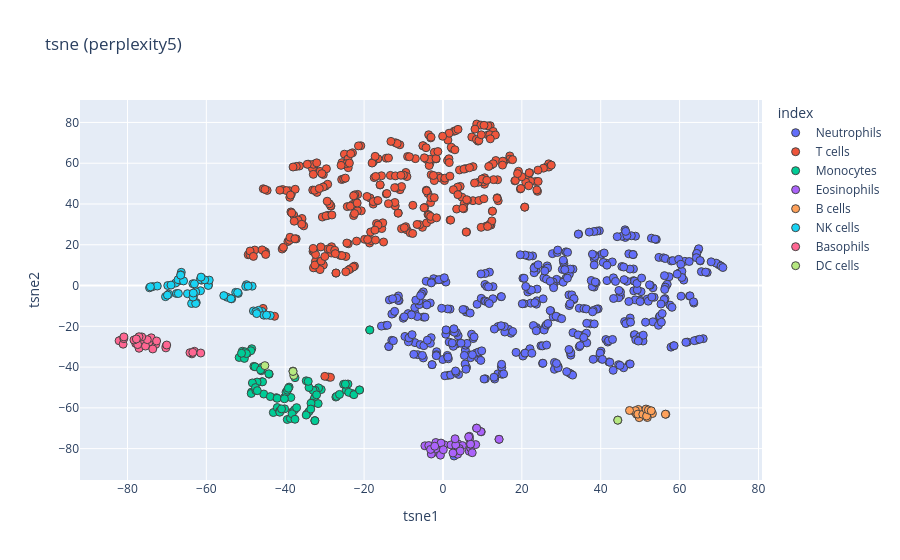
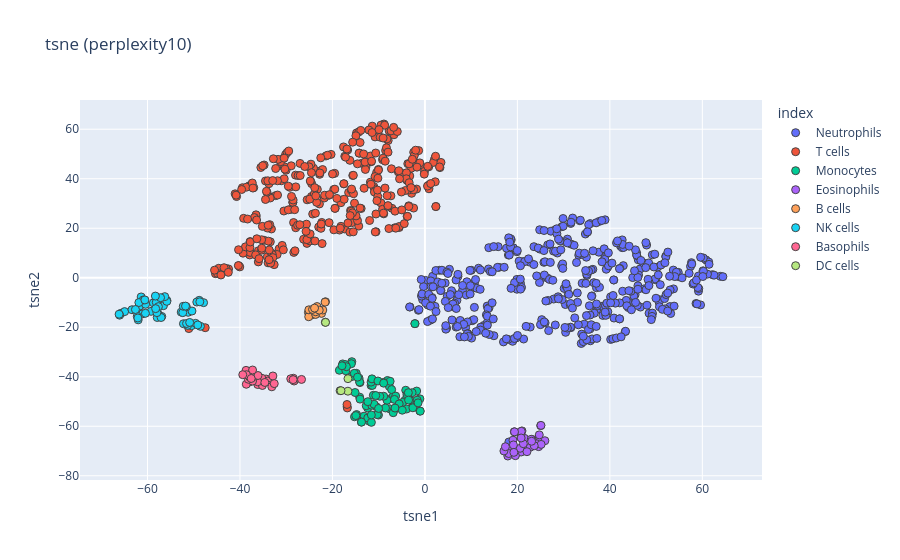
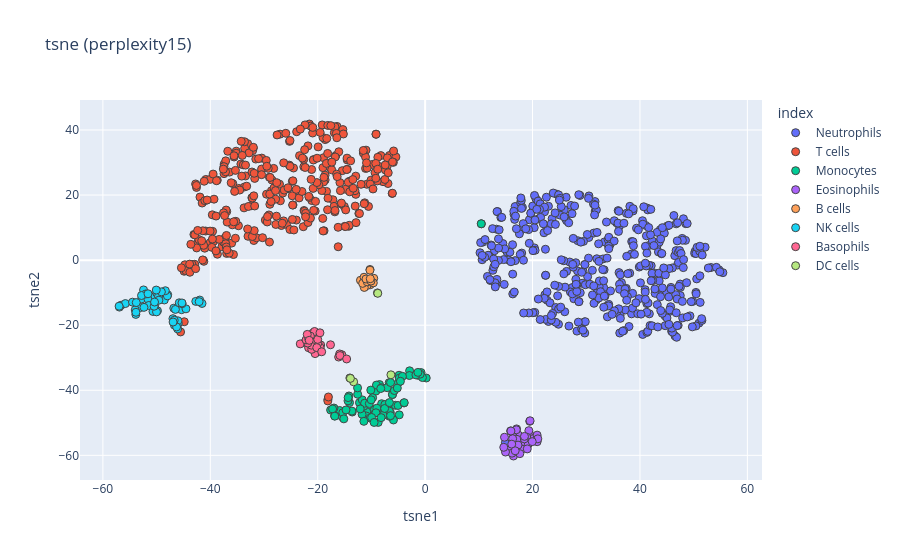
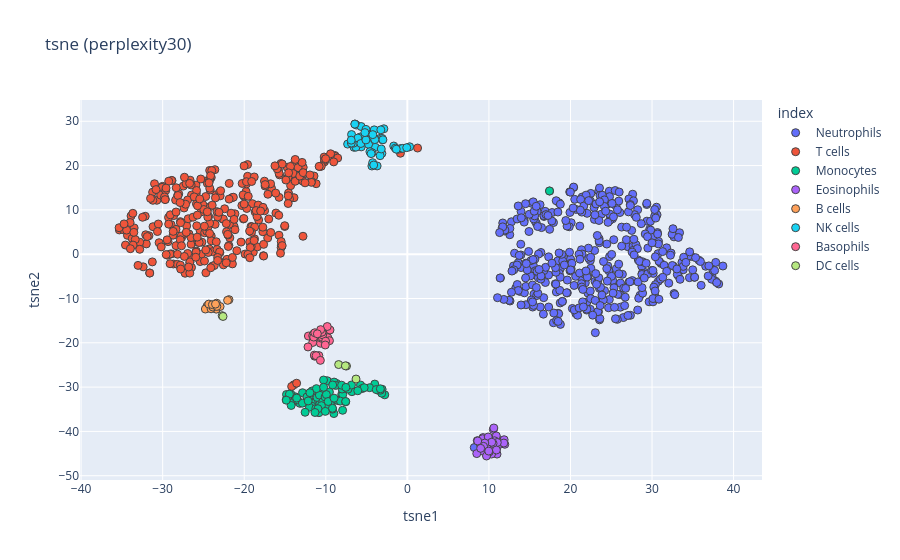

The cell these charts' notebook holds for them, in order:
### Code cell
perplexity = [5, 10, 15, 30, 50, 80]

for n in perplexity:
    tsne = TSNE(
        n_components=2,
        perplexity = n,
        init = 'random',
        max_iter=1000,
        random_state=42,
    )

    tsne_result = tsne.fit_transform(X_scaled)
    tsne_df = pd.DataFrame(tsne_result, columns = ['tsne1', 'tsne2'], index = labels)
    fig = px.scatter(tsne_df, x='tsne1', y='tsne2', color=labels, title = f'tsne (perplexity{n})')
    fig.update_traces(mode='markers', marker_line_width=1, marker_size=8)
    fig.show()

### Figure 1 — Plotly figure (JSON) as saved in the notebook; plotly's stock layout.template omitted (floating-point values rounded to 4 significant figures; data arrays with more than 128 entries replaced by an {"elided": "..."} marker saying what was removed)
{"data": [{"hovertemplate": "index=Neutrophils<br>tsne1=%{x}<br>tsne2=%{y}<extra></extra>", "legendgroup": "Neutrophils", "marker": {"color": "#636efa", "line": {"width": 1}, "size": 8, "symbol": "circle"}, "mode": "markers", "name": "Neutrophils", "orientation": "v", "showlegend": true, "type": "scatter", "x": {"elided": "427 float values"}, "xaxis": "x", "y": {"elided": "427 float values"}, "yaxis": "y"}, {"hovertemplate": "index=T cells<br>tsne1=%{x}<br>tsne2=%{y}<extra></extra>", "legendgroup": "T cells", "marker": {"color": "#EF553B", "line": {"width": 1}, "size": 8, "symbol": "circle"}, "mode": "markers", "name": "T cells", "orientation": "v", "showlegend": true, "type": "scatter", "x": {"elided": "342 float values"}, "xaxis": "x", "y": {"elided": "342 float values"}, "yaxis": "y"}, {"hovertemplate": "index=Monocytes<br>tsne1=%{x}<br>tsne2=%{y}<extra></extra>", "legendgroup": "Monocytes", "marker": {"color": "#00cc96", "line": {"width": 1}, "size": 8, "symbol": "circle"}, "mode": "markers", "name": "Monocytes", "orientation": "v", "showlegend": true, "type": "scatter", "x": [-39.48, -48.54, -51.68, -50.89, -40.27, -38.57, -32.82, -49.61, -43.02, -22.95, -32.58, -45.92, -48.49, -46.08, -48.72, -50.18, -24.09, -38.23, -39.8, -33.06, -30.87, -42.02, -47.97, -34.5, -41.45, -45.75, -42.25, -45.45, -40.15, -38.69, -33.98, -32.35, -50.36, -38.12, -44.08, -31.55, -24.55, -32.41, -41.38, -48.62, -43.78, -42.05, -34.68, -47.46, -39.02, -49.85, -27.16, -37.63, -32.93, -34.67, -45.91, -33.97, -34.17, -47.14, -48.33, -39.44, -32.51, -23.91, -18.55, -40.93, -21.15, -25.2, -22.58, -47.65, -39.21, -18.57, -24.75, -38.27, -31.65, -47.55, -26.98, -21.16, -40.2, -37.11, -44.15, -37.53, -37.52, -46.25, -26.24, -51.09, -32.47, -32.05, -33.47, -33.52, -47.08], "xaxis": "x", "y": [-65.72, -52.27, -35.28, -32.23, -55.05, -54.91, -56.43, -33.22, -62.3, -53.01, -55.17, -47.2, -31.0, -41.79, -31.99, -32.54, -48.3, -64.41, -52.32, -57.72, -51.03, -59.85, -39.65, -63.07, -61.62, -47.23, -55.0, -53.22, -60.48, -65.18, -61.84, -52.56, -35.74, -61.88, -43.46, -50.2, -51.34, -51.38, -62.14, -52.96, -54.48, -55.33, -63.54, -51.49, -49.81, -33.38, -54.7, -60.98, -51.44, -46.74, -40.12, -50.04, -47.0, -47.35, -47.77, -51.35, -66.25, -52.39, -21.77, -60.51, -51.23, -48.42, -53.55, -39.87, -50.39, -21.79, -48.35, -62.91, -57.92, -50.06, -54.38, -51.25, -55.55, -59.9, -43.31, -65.59, -45.2, -41.34, -53.41, -33.22, -66.3, -53.6, -57.73, -60.59, -51.57], "yaxis": "y"}, {"hovertemplate": "index=Eosinophils<br>tsne1=%{x}<br>tsne2=%{y}<extra></extra>", "legendgroup": "Eosinophils", "marker": {"color": "#ab63fa", "line": {"width": 1}, "size": 8, "symbol": "circle"}, "mode": "markers", "name": "Eosinophils", "orientation": "v", "showlegend": true, "type": "scatter", "x": [-0.9514, 3.712, -1.139, 14.2, 6.657, -4.584, 6.69, -0.9498, 7.028, 14.23, 3.772, 4.936, 8.513, 0.3548, -3.602, 8.301, 7.418, 6.73, -1.834, 4.144, 2.028, 9.709, 6.929, -1.813, 3.224, 6.991, -0.5017, 9.599, 3.072, 4.372, -2.969, -0.638, 6.516, -3.148, 2.531, -2.091, 0.08838, 8.539], "xaxis": "x", "y": [-78.13, -82.72, -82.13, -75.43, -81.29, -78.62, -73.96, -80.71, -79.75, -75.43, -77.66, -78.51, -69.93, -78.15, -78.49, -78.03, -82.01, -75.18, -80.15, -79.94, -78.18, -71.74, -77.86, -77.0, -78.18, -77.8, -77.29, -71.67, -75.19, -81.16, -82.65, -83.2, -74.26, -80.4, -82.14, -78.81, -80.55, -69.98], "yaxis": "y"}, {"hovertemplate": "index=B cells<br>tsne1=%{x}<br>tsne2=%{y}<extra></extra>", "legendgroup": "B cells", "marker": {"color": "#FFA15A", "line": {"width": 1}, "size": 8, "symbol": "circle"}, "mode": "markers", "name": "B cells", "orientation": "v", "showlegend": true, "type": "scatter", "x": [56.51, 48.65, 49.1, 49.76, 53.11, 49.53, 56.4, 51.81, 48.81, 47.3, 49.42, 50.67, 51.47, 51.62, 52.1, 52.82], "xaxis": "x", "y": [-63.12, -61.98, -63.15, -64.81, -62.81, -60.78, -63.12, -64.75, -61.36, -61.28, -63.08, -63.16, -60.59, -64.01, -61.03, -61.44], "yaxis": "y"}, {"hovertemplate": "index=NK cells<br>tsne1=%{x}<br>tsne2=%{y}<extra></extra>", "legendgroup": "NK cells", "marker": {"color": "#19d3f3", "line": {"width": 1}, "size": 8, "symbol": "circle"}, "mode": "markers", "name": "NK cells", "orientation": "v", "showlegend": true, "type": "scatter", "x": [-63.29, -45.9, -63.42, -54.72, -62.56, -59.45, -49.82, -63.18, -61.23, -66.95, -43.79, -73.6, -67.79, -67.56, -55.58, -63.75, -69.54, -66.36, -46.78, -53.57, -61.48, -48.06, -48.39, -67.17, -47.45, -62.71, -59.52, -72.44, -59.27, -50.02, -66.48, -65.78, -52.56, -74.4, -61.54, -63.02, -66.51, -64.78, -45.41, -44.73, -70.36, -53.76, -51.91, -63.38, -62.7, -63.31, -52.07, -49.4, -69.79, -67.1, -60.42, -68.96, -61.34, -69.87, -47.24, -74.18], "xaxis": "x", "y": [-5.474, -12.7, 0.8999, -5.74, -8.348, 0.2796, 0.4081, -7.973, 2.623, 2.277, -14.69, -0.53, 1.23, -3.909, -4.943, -8.812, -4.22, 6.486, -12.18, -6.522, -2.56, -12.47, -0.3104, 2.893, -12.86, -8.795, 0.02327, -0.24, 2.66, -0.4659, 5.263, 2.256, -3.342, -1.11, 2.89, 0.8157, 5.08, -4.007, -14.56, -14.51, -5.46, -6.44, -3.862, -5.66, -3.087, -3.676, -3.446, -0.2729, -0.000594, -3.91, 2.795, 0.2194, 4.129, -4.731, -13.76, -0.6396], "yaxis": "y"}, {"hovertemplate": "index=Basophils<br>tsne1=%{x}<br>tsne2=%{y}<extra></extra>", "legendgroup": "Basophils", "marker": {"color": "#FF6692", "line": {"width": 1}, "size": 8, "symbol": "circle"}, "mode": "markers", "name": "Basophils", "orientation": "v", "showlegend": true, "type": "scatter", "x": [-63.67, -75.75, -73.86, -76.13, -63.02, -72.84, -81.58, -74.57, -70.23, -77.06, -75.44, -70.27, -64.15, -73.97, -74.97, -76.38, -77.92, -72.61, -77.42, -77.09, -78.36, -82.12, -73.59, -70.05, -81.11, -63.44, -61.42, -80.93, -80.9, -77.74], "xaxis": "x", "y": [-33.52, -29.06, -29.63, -26.88, -32.26, -28.86, -26.59, -27.82, -29.71, -30.77, -29.69, -30.57, -32.94, -25.64, -26.54, -25.2, -28.38, -27.2, -28.97, -25.13, -26.7, -27.1, -31.12, -29.18, -28.77, -32.78, -33.11, -26.05, -25.21, -26.22], "yaxis": "y"}, {"hovertemplate": "index=DC cells<br>tsne1=%{x}<br>tsne2=%{y}<extra></extra>", "legendgroup": "DC cells", "marker": {"color": "#B6E880", "line": {"width": 1}, "size": 8, "symbol": "circle"}, "mode": "markers", "name": "DC cells", "orientation": "v", "showlegend": true, "type": "scatter", "x": [-37.85, 44.34, 44.31, -45.16, -38.04, -38.03], "xaxis": "x", "y": [-44.11, -66.03, -66.04, -39.3, -41.96, -42.15], "yaxis": "y"}], "layout": {"legend": {"title": {"text": "index"}, "tracegroupgap": 0}, "title": {"text": "tsne (perplexity5)"}, "xaxis": {"anchor": "y", "domain": [0, 1], "title": {"text": "tsne1"}}, "yaxis": {"anchor": "x", "domain": [0, 1], "title": {"text": "tsne2"}}}}

### Figure 2 — Plotly figure (JSON) as saved in the notebook; plotly's stock layout.template omitted (floating-point values rounded to 4 significant figures; data arrays with more than 128 entries replaced by an {"elided": "..."} marker saying what was removed)
{"data": [{"hovertemplate": "index=Neutrophils<br>tsne1=%{x}<br>tsne2=%{y}<extra></extra>", "legendgroup": "Neutrophils", "marker": {"color": "#636efa", "line": {"width": 1}, "size": 8, "symbol": "circle"}, "mode": "markers", "name": "Neutrophils", "orientation": "v", "showlegend": true, "type": "scatter", "x": {"elided": "427 float values"}, "xaxis": "x", "y": {"elided": "427 float values"}, "yaxis": "y"}, {"hovertemplate": "index=T cells<br>tsne1=%{x}<br>tsne2=%{y}<extra></extra>", "legendgroup": "T cells", "marker": {"color": "#EF553B", "line": {"width": 1}, "size": 8, "symbol": "circle"}, "mode": "markers", "name": "T cells", "orientation": "v", "showlegend": true, "type": "scatter", "x": {"elided": "342 float values"}, "xaxis": "x", "y": {"elided": "342 float values"}, "yaxis": "y"}, {"hovertemplate": "index=Monocytes<br>tsne1=%{x}<br>tsne2=%{y}<extra></extra>", "legendgroup": "Monocytes", "marker": {"color": "#00cc96", "line": {"width": 1}, "size": 8, "symbol": "circle"}, "mode": "markers", "name": "Monocytes", "orientation": "v", "showlegend": true, "type": "scatter", "x": [-1.085, -8.107, -18.5, -17.78, -7.234, -8.2, -7.594, -16.83, -1.786, -12.03, -8.533, -11.64, -15.8, -14.24, -15.91, -17.23, -15.23, -2.455, -8.912, -6.517, -12.38, -4.15, -14.85, -2.692, -3.886, -11.38, -6.781, -7.685, -2.767, -1.68, -3.961, -10.54, -17.1, -4.302, -14.04, -12.69, -13.16, -11.5, -3.734, -7.522, -7.198, -6.324, -2.609, -8.982, -11.15, -16.98, -10.04, -4.831, -11.0, -14.1, -15.78, -12.34, -14.04, -11.65, -11.45, -9.746, -1.085, -12.37, -2.146, -3.583, -13.75, -14.77, -11.58, -15.27, -10.63, -2.17, -14.94, -3.533, -6.86, -10.16, -10.31, -13.71, -6.585, -5.562, -14.12, -1.483, -15.1, -14.57, -11.58, -17.92, -1.009, -10.02, -6.466, -4.894, -8.925], "xaxis": "x", "y": [-48.92, -41.5, -37.37, -34.81, -48.65, -49.51, -52.96, -35.55, -45.77, -57.95, -52.62, -43.5, -33.91, -40.58, -34.72, -35.06, -56.16, -49.85, -47.86, -53.06, -52.6, -45.45, -38.6, -52.19, -47.26, -43.5, -47.61, -43.92, -46.43, -49.45, -53.02, -52.06, -37.57, -49.48, -42.34, -51.71, -55.92, -51.52, -47.81, -41.82, -45.18, -47.81, -52.54, -42.3, -47.49, -35.94, -55.47, -50.38, -51.1, -48.24, -39.9, -50.07, -49.04, -42.16, -40.85, -47.89, -53.84, -56.65, -18.54, -46.43, -58.28, -55.27, -58.42, -38.62, -47.58, -18.55, -55.68, -49.43, -54.52, -41.71, -55.28, -58.33, -49.15, -50.97, -42.12, -50.53, -46.37, -40.16, -55.44, -35.57, -53.9, -52.81, -52.64, -53.51, -42.58], "yaxis": "y"}, {"hovertemplate": "index=Eosinophils<br>tsne1=%{x}<br>tsne2=%{y}<extra></extra>", "legendgroup": "Eosinophils", "marker": {"color": "#ab63fa", "line": {"width": 1}, "size": 8, "symbol": "circle"}, "mode": "markers", "name": "Eosinophils", "orientation": "v", "showlegend": true, "type": "scatter", "x": [20.13, 19.04, 18.5, 25.04, 24.66, 17.93, 20.79, 19.45, 24.6, 25.1, 24.6, 24.01, 19.33, 21.24, 18.13, 25.95, 24.73, 21.53, 19.77, 25.13, 22.79, 20.99, 23.2, 20.81, 23.64, 23.0, 20.59, 20.84, 21.28, 23.08, 17.09, 17.41, 20.81, 19.56, 19.14, 19.24, 22.07, 19.38], "xaxis": "x", "y": [-69.31, -65.62, -69.15, -59.75, -64.56, -72.01, -64.31, -69.57, -65.64, -59.65, -68.23, -66.97, -62.25, -68.69, -71.01, -65.85, -63.48, -64.88, -70.93, -67.33, -68.47, -61.88, -65.33, -70.4, -67.86, -65.26, -68.91, -62.05, -67.05, -66.06, -69.98, -68.26, -64.74, -71.88, -67.53, -70.55, -70.27, -62.27], "yaxis": "y"}, {"hovertemplate": "index=B cells<br>tsne1=%{x}<br>tsne2=%{y}<extra></extra>", "legendgroup": "B cells", "marker": {"color": "#FFA15A", "line": {"width": 1}, "size": 8, "symbol": "circle"}, "mode": "markers", "name": "B cells", "orientation": "v", "showlegend": true, "type": "scatter", "x": [-21.5, -24.46, -23.87, -22.35, -23.32, -25.2, -21.59, -22.08, -24.91, -25.13, -23.64, -23.62, -25.1, -22.85, -24.31, -23.87], "xaxis": "x", "y": [-9.698, -15.01, -14.37, -14.4, -11.63, -14.02, -9.855, -13.04, -14.75, -15.76, -14.82, -13.74, -12.96, -13.08, -12.8, -12.26], "yaxis": "y"}, {"hovertemplate": "index=NK cells<br>tsne1=%{x}<br>tsne2=%{y}<extra></extra>", "legendgroup": "NK cells", "marker": {"color": "#19d3f3", "line": {"width": 1}, "size": 8, "symbol": "circle"}, "mode": "markers", "name": "NK cells", "orientation": "v", "showlegend": true, "type": "scatter", "x": [-57.87, -50.49, -58.72, -51.2, -56.91, -55.8, -48.81, -57.51, -57.71, -61.05, -48.55, -65.73, -61.72, -61.03, -50.38, -57.89, -62.21, -61.36, -51.31, -52.7, -56.55, -52.22, -47.87, -60.41, -51.55, -57.06, -55.81, -64.94, -56.26, -49.33, -60.91, -61.86, -51.6, -66.02, -58.05, -58.09, -60.56, -59.22, -49.6, -49.13, -62.01, -52.37, -52.26, -57.96, -57.64, -58.23, -51.78, -48.68, -63.35, -60.44, -57.17, -62.6, -58.29, -62.08, -50.88, -66.14], "xaxis": "x", "y": [-13.84, -19.39, -10.15, -13.96, -15.63, -9.185, -9.126, -15.34, -8.624, -10.69, -19.63, -14.36, -11.47, -14.56, -13.44, -16.06, -15.58, -7.752, -19.25, -13.89, -11.28, -18.57, -10.06, -10.73, -18.48, -16.06, -9.534, -13.68, -7.631, -9.812, -8.971, -10.02, -11.72, -15.11, -8.463, -9.941, -8.967, -13.57, -18.42, -19.08, -17.0, -14.1, -11.53, -14.09, -11.67, -12.48, -11.45, -9.727, -12.92, -14.36, -8.059, -12.83, -7.401, -16.25, -18.05, -14.74], "yaxis": "y"}, {"hovertemplate": "index=Basophils<br>tsne1=%{x}<br>tsne2=%{y}<extra></extra>", "legendgroup": "Basophils", "marker": {"color": "#FF6692", "line": {"width": 1}, "size": 8, "symbol": "circle"}, "mode": "markers", "name": "Basophils", "orientation": "v", "showlegend": true, "type": "scatter", "x": [-28.45, -35.89, -34.34, -37.96, -28.29, -33.99, -38.71, -36.15, -33.05, -38.62, -35.28, -33.11, -29.01, -35.15, -36.18, -37.28, -36.7, -34.62, -36.1, -38.19, -37.91, -38.68, -32.87, -32.58, -37.28, -28.5, -26.69, -38.6, -39.39, -37.57], "xaxis": "x", "y": [-40.61, -40.88, -40.91, -42.12, -41.72, -41.74, -38.05, -43.14, -43.19, -43.03, -40.58, -44.06, -40.82, -43.52, -42.02, -41.74, -39.66, -42.3, -39.49, -41.01, -40.11, -37.42, -39.68, -42.77, -37.27, -41.16, -41.08, -39.17, -39.16, -40.7], "yaxis": "y"}, {"hovertemplate": "index=DC cells<br>tsne1=%{x}<br>tsne2=%{y}<extra></extra>", "legendgroup": "DC cells", "marker": {"color": "#B6E880", "line": {"width": 1}, "size": 8, "symbol": "circle"}, "mode": "markers", "name": "DC cells", "orientation": "v", "showlegend": true, "type": "scatter", "x": [-16.65, -21.54, -21.49, -16.64, -18.34, -18.15], "xaxis": "x", "y": [-45.84, -17.96, -18.03, -40.77, -45.62, -45.63], "yaxis": "y"}], "layout": {"legend": {"title": {"text": "index"}, "tracegroupgap": 0}, "title": {"text": "tsne (perplexity10)"}, "xaxis": {"anchor": "y", "domain": [0, 1], "title": {"text": "tsne1"}}, "yaxis": {"anchor": "x", "domain": [0, 1], "title": {"text": "tsne2"}}}}

### Figure 3 — Plotly figure (JSON) as saved in the notebook; plotly's stock layout.template omitted (floating-point values rounded to 4 significant figures; data arrays with more than 128 entries replaced by an {"elided": "..."} marker saying what was removed)
{"data": [{"hovertemplate": "index=Neutrophils<br>tsne1=%{x}<br>tsne2=%{y}<extra></extra>", "legendgroup": "Neutrophils", "marker": {"color": "#636efa", "line": {"width": 1}, "size": 8, "symbol": "circle"}, "mode": "markers", "name": "Neutrophils", "orientation": "v", "showlegend": true, "type": "scatter", "x": {"elided": "427 float values"}, "xaxis": "x", "y": {"elided": "427 float values"}, "yaxis": "y"}, {"hovertemplate": "index=T cells<br>tsne1=%{x}<br>tsne2=%{y}<extra></extra>", "legendgroup": "T cells", "marker": {"color": "#EF553B", "line": {"width": 1}, "size": 8, "symbol": "circle"}, "mode": "markers", "name": "T cells", "orientation": "v", "showlegend": true, "type": "scatter", "x": {"elided": "342 float values"}, "xaxis": "x", "y": {"elided": "342 float values"}, "yaxis": "y"}, {"hovertemplate": "index=Monocytes<br>tsne1=%{x}<br>tsne2=%{y}<extra></extra>", "legendgroup": "Monocytes", "marker": {"color": "#00cc96", "line": {"width": 1}, "size": 8, "symbol": "circle"}, "mode": "markers", "name": "Monocytes", "orientation": "v", "showlegend": true, "type": "scatter", "x": [-8.1, -8.493, -2.89, -0.752, -9.727, -10.88, -10.98, -1.303, -4.823, -15.42, -11.74, -6.074, 0.2064, -4.972, -0.4931, -0.9236, -17.6, -6.931, -14.08, -10.25, -12.23, -5.9, -4.854, -5.538, -6.475, -6.083, -9.429, -9.166, -6.65, -7.491, -8.735, -11.44, -2.931, -7.686, -6.697, -11.7, -15.92, -11.26, -6.657, -9.064, -10.11, -8.991, -5.038, -8.098, -14.18, -1.714, -13.57, -7.836, -10.38, -9.776, -4.806, -12.56, -10.05, -5.729, -5.178, -14.36, -3.938, -15.33, 10.47, -6.442, -16.85, -16.97, -15.14, -4.222, -14.34, 10.45, -17.23, -7.538, -11.41, -7.078, -13.63, -16.82, -9.16, -8.189, -6.444, -6.649, -12.58, -4.602, -14.73, -1.344, -3.892, -12.08, -9.959, -9.494, -8.269], "xaxis": "x", "y": [-44.13, -38.24, -34.02, -34.57, -46.47, -46.59, -47.9, -35.41, -47.56, -48.2, -47.4, -41.32, -36.23, -37.64, -36.09, -35.04, -46.07, -44.66, -43.78, -48.55, -43.81, -49.13, -35.39, -44.63, -46.86, -41.29, -45.91, -40.26, -48.0, -44.38, -49.87, -44.92, -35.47, -46.37, -37.66, -42.96, -46.21, -43.99, -46.43, -38.41, -39.95, -45.51, -44.67, -39.23, -41.75, -35.28, -46.69, -47.68, -44.09, -42.29, -36.27, -41.23, -42.94, -40.08, -39.33, -43.25, -43.9, -46.91, 11.17, -47.81, -47.86, -45.46, -48.79, -35.71, -42.25, 11.18, -45.75, -45.6, -49.55, -39.22, -46.4, -47.96, -46.92, -48.41, -37.62, -43.79, -39.27, -37.23, -46.05, -34.5, -43.81, -45.74, -48.36, -49.89, -39.47], "yaxis": "y"}, {"hovertemplate": "index=Eosinophils<br>tsne1=%{x}<br>tsne2=%{y}<extra></extra>", "legendgroup": "Eosinophils", "marker": {"color": "#ab63fa", "line": {"width": 1}, "size": 8, "symbol": "circle"}, "mode": "markers", "name": "Eosinophils", "orientation": "v", "showlegend": true, "type": "scatter", "x": [17.08, 17.33, 15.99, 19.48, 19.42, 16.45, 16.44, 16.99, 19.19, 19.54, 20.86, 20.12, 15.92, 17.94, 16.18, 20.85, 19.31, 17.08, 17.53, 20.99, 19.21, 17.03, 18.91, 18.02, 19.94, 18.47, 17.3, 16.98, 14.77, 18.5, 14.97, 14.64, 16.3, 17.63, 16.13, 16.77, 19.01, 15.98], "xaxis": "x", "y": [-57.37, -53.72, -57.89, -49.54, -53.4, -60.2, -54.43, -57.95, -55.48, -49.38, -55.81, -54.86, -52.49, -56.87, -59.34, -53.79, -52.41, -55.07, -58.81, -54.93, -56.59, -51.87, -54.41, -58.08, -55.79, -54.96, -56.86, -52.15, -54.44, -54.18, -58.99, -57.53, -54.89, -59.48, -56.57, -58.61, -58.02, -52.52], "yaxis": "y"}, {"hovertemplate": "index=B cells<br>tsne1=%{x}<br>tsne2=%{y}<extra></extra>", "legendgroup": "B cells", "marker": {"color": "#FFA15A", "line": {"width": 1}, "size": 8, "symbol": "circle"}, "mode": "markers", "name": "B cells", "orientation": "v", "showlegend": true, "type": "scatter", "x": [-10.27, -11.24, -11.29, -12.04, -9.565, -10.23, -10.27, -11.38, -10.8, -11.33, -11.64, -10.78, -9.649, -11.01, -10.08, -10.22], "xaxis": "x", "y": [-2.871, -7.646, -6.897, -6.188, -5.577, -7.575, -3.086, -5.258, -7.784, -8.393, -7.146, -6.673, -6.986, -5.802, -6.441, -5.713], "yaxis": "y"}, {"hovertemplate": "index=NK cells<br>tsne1=%{x}<br>tsne2=%{y}<extra></extra>", "legendgroup": "NK cells", "marker": {"color": "#19d3f3", "line": {"width": 1}, "size": 8, "symbol": "circle"}, "mode": "markers", "name": "NK cells", "orientation": "v", "showlegend": true, "type": "scatter", "x": [-50.35, -45.95, -50.47, -45.35, -49.83, -47.93, -41.96, -50.33, -49.61, -52.09, -46.08, -56.61, -52.78, -52.96, -44.53, -50.67, -53.97, -52.43, -46.02, -46.79, -48.56, -46.96, -41.54, -51.6, -46.71, -50.01, -47.99, -55.81, -48.37, -42.7, -52.02, -52.81, -45.25, -56.92, -49.96, -49.64, -51.6, -51.46, -46.67, -46.28, -53.87, -46.49, -45.77, -50.46, -49.57, -50.38, -45.28, -42.08, -54.48, -52.35, -49.1, -53.79, -50.06, -53.84, -46.93, -56.98], "xaxis": "x", "y": [-14.03, -19.4, -11.34, -15.23, -15.57, -10.64, -12.27, -15.25, -10.27, -11.58, -21.14, -13.85, -11.92, -14.55, -14.97, -15.79, -15.3, -9.153, -18.65, -14.76, -12.25, -17.99, -13.32, -11.99, -18.47, -15.91, -10.98, -13.35, -9.4, -12.68, -10.39, -10.88, -13.39, -14.44, -10.12, -11.11, -10.34, -13.94, -19.99, -20.54, -16.69, -15.15, -13.1, -14.17, -12.31, -12.89, -13.16, -12.77, -12.91, -14.52, -9.754, -13.04, -9.196, -16.04, -19.02, -14.16], "yaxis": "y"}, {"hovertemplate": "index=Basophils<br>tsne1=%{x}<br>tsne2=%{y}<extra></extra>", "legendgroup": "Basophils", "marker": {"color": "#FF6692", "line": {"width": 1}, "size": 8, "symbol": "circle"}, "mode": "markers", "name": "Basophils", "orientation": "v", "showlegend": true, "type": "scatter", "x": [-15.51, -20.66, -19.44, -22.43, -16.1, -19.57, -20.9, -21.7, -19.89, -23.25, -19.96, -20.48, -15.92, -21.11, -21.18, -21.84, -20.56, -20.17, -20.0, -22.17, -21.68, -20.59, -17.62, -19.26, -19.58, -15.86, -14.61, -21.37, -21.95, -21.58], "xaxis": "x", "y": [-29.08, -25.41, -26.08, -25.38, -29.79, -26.8, -22.42, -26.92, -28.06, -25.75, -25.47, -28.73, -28.83, -27.43, -26.13, -25.49, -24.38, -26.88, -24.37, -24.51, -24.14, -21.93, -26.02, -28.17, -22.34, -29.32, -30.38, -23.35, -22.82, -24.65], "yaxis": "y"}, {"hovertemplate": "index=DC cells<br>tsne1=%{x}<br>tsne2=%{y}<extra></extra>", "legendgroup": "DC cells", "marker": {"color": "#B6E880", "line": {"width": 1}, "size": 8, "symbol": "circle"}, "mode": "markers", "name": "DC cells", "orientation": "v", "showlegend": true, "type": "scatter", "x": [-13.31, -8.882, -8.816, -6.371, -14.01, -13.91], "xaxis": "x", "y": [-37.4, -10.06, -10.19, -35.25, -36.22, -36.35], "yaxis": "y"}], "layout": {"legend": {"title": {"text": "index"}, "tracegroupgap": 0}, "title": {"text": "tsne (perplexity15)"}, "xaxis": {"anchor": "y", "domain": [0, 1], "title": {"text": "tsne1"}}, "yaxis": {"anchor": "x", "domain": [0, 1], "title": {"text": "tsne2"}}}}

### Figure 4 — Plotly figure (JSON) as saved in the notebook; plotly's stock layout.template omitted (floating-point values rounded to 4 significant figures; data arrays with more than 128 entries replaced by an {"elided": "..."} marker saying what was removed)
{"data": [{"hovertemplate": "index=Neutrophils<br>tsne1=%{x}<br>tsne2=%{y}<extra></extra>", "legendgroup": "Neutrophils", "marker": {"color": "#636efa", "line": {"width": 1}, "size": 8, "symbol": "circle"}, "mode": "markers", "name": "Neutrophils", "orientation": "v", "showlegend": true, "type": "scatter", "x": {"elided": "427 float values"}, "xaxis": "x", "y": {"elided": "427 float values"}, "yaxis": "y"}, {"hovertemplate": "index=T cells<br>tsne1=%{x}<br>tsne2=%{y}<extra></extra>", "legendgroup": "T cells", "marker": {"color": "#EF553B", "line": {"width": 1}, "size": 8, "symbol": "circle"}, "mode": "markers", "name": "T cells", "orientation": "v", "showlegend": true, "type": "scatter", "x": {"elided": "342 float values"}, "xaxis": "x", "y": {"elided": "342 float values"}, "yaxis": "y"}, {"hovertemplate": "index=Monocytes<br>tsne1=%{x}<br>tsne2=%{y}<extra></extra>", "legendgroup": "Monocytes", "marker": {"color": "#00cc96", "line": {"width": 1}, "size": 8, "symbol": "circle"}, "mode": "markers", "name": "Monocytes", "orientation": "v", "showlegend": true, "type": "scatter", "x": [-11.2, -8.67, -3.997, -3.092, -10.99, -11.78, -11.7, -3.529, -7.936, -14.16, -12.0, -8.04, -2.766, -6.796, -3.141, -3.31, -14.82, -9.166, -12.06, -11.22, -12.85, -9.009, -5.738, -8.476, -9.314, -7.918, -10.72, -9.821, -9.17, -9.77, -10.84, -11.07, -4.623, -9.692, -8.001, -10.66, -13.78, -10.78, -9.42, -8.982, -10.27, -10.37, -8.21, -8.793, -11.67, -3.819, -13.17, -9.888, -10.08, -9.555, -5.539, -11.15, -9.93, -7.274, -6.854, -12.31, -7.557, -13.47, 17.44, -9.182, -14.84, -14.29, -14.24, -5.292, -11.95, 17.43, -14.46, -9.709, -12.53, -8.059, -12.86, -14.84, -10.54, -10.06, -7.537, -8.985, -10.27, -6.077, -13.57, -3.311, -7.561, -12.16, -10.96, -11.33, -9.154], "xaxis": "x", "y": [-33.13, -29.17, -29.31, -30.49, -33.75, -33.53, -34.31, -30.74, -35.23, -33.58, -34.52, -31.63, -31.74, -31.03, -31.37, -30.7, -31.66, -32.91, -32.33, -34.85, -31.27, -35.97, -29.52, -33.06, -34.18, -31.67, -33.77, -28.56, -34.97, -33.05, -35.77, -32.33, -30.13, -33.7, -30.43, -31.12, -32.17, -31.8, -33.98, -28.86, -28.39, -33.31, -33.16, -29.61, -30.86, -30.55, -33.66, -34.67, -32.22, -31.1, -30.33, -30.34, -31.68, -30.46, -29.53, -32.22, -33.32, -32.85, 14.25, -34.78, -32.84, -31.57, -34.14, -30.13, -31.26, 14.27, -31.59, -33.25, -35.68, -29.56, -33.61, -32.95, -34.18, -35.47, -30.05, -32.49, -30.04, -30.82, -32.47, -30.38, -33.25, -33.13, -34.88, -35.72, -29.51], "yaxis": "y"}, {"hovertemplate": "index=Eosinophils<br>tsne1=%{x}<br>tsne2=%{y}<extra></extra>", "legendgroup": "Eosinophils", "marker": {"color": "#ab63fa", "line": {"width": 1}, "size": 8, "symbol": "circle"}, "mode": "markers", "name": "Eosinophils", "orientation": "v", "showlegend": true, "type": "scatter", "x": [9.945, 8.929, 10.38, 10.54, 10.97, 11.0, 9.496, 9.516, 11.11, 10.6, 11.95, 11.3, 8.574, 10.37, 10.32, 11.87, 10.91, 9.77, 10.02, 11.83, 11.02, 9.274, 10.69, 9.162, 11.03, 10.51, 9.748, 9.223, 9.916, 10.34, 9.706, 8.511, 9.497, 10.92, 9.341, 9.977, 8.989, 8.625], "xaxis": "x", "y": [-43.81, -42.82, -44.29, -39.56, -41.62, -45.12, -42.3, -44.3, -43.09, -39.22, -42.9, -42.5, -42.09, -43.56, -45.1, -41.87, -41.01, -42.8, -44.64, -42.62, -43.48, -41.4, -42.1, -44.39, -42.5, -42.7, -43.71, -41.65, -41.25, -42.44, -45.55, -45.0, -42.63, -44.19, -43.37, -44.44, -43.82, -42.16], "yaxis": "y"}, {"hovertemplate": "index=B cells<br>tsne1=%{x}<br>tsne2=%{y}<extra></extra>", "legendgroup": "B cells", "marker": {"color": "#FFA15A", "line": {"width": 1}, "size": 8, "symbol": "circle"}, "mode": "markers", "name": "B cells", "orientation": "v", "showlegend": true, "type": "scatter", "x": [-21.87, -24.47, -24.03, -23.43, -23.38, -24.54, -22.04, -22.96, -24.5, -24.76, -24.06, -23.84, -24.34, -23.36, -23.9, -23.52], "xaxis": "x", "y": [-10.26, -12.14, -12.1, -12.4, -11.06, -11.68, -10.42, -11.81, -12.08, -12.37, -12.32, -11.93, -11.26, -11.79, -11.38, -11.27], "yaxis": "y"}, {"hovertemplate": "index=NK cells<br>tsne1=%{x}<br>tsne2=%{y}<extra></extra>", "legendgroup": "NK cells", "marker": {"color": "#19d3f3", "line": {"width": 1}, "size": 8, "symbol": "circle"}, "mode": "markers", "name": "NK cells", "orientation": "v", "showlegend": true, "type": "scatter", "x": [-4.005, -0.7902, -5.634, -3.12, -3.071, -6.536, -4.346, -3.265, -6.297, -4.868, 0.2813, -6.256, -5.521, -4.363, -3.34, -3.081, -4.063, -6.84, -1.186, -3.924, -5.654, -1.666, -3.705, -4.78, -1.476, -2.995, -6.303, -5.665, -7.321, -4.253, -5.77, -4.754, -4.328, -6.419, -6.126, -6.61, -6.062, -4.222, -0.5616, -0.07843, -2.879, -3.197, -4.589, -3.99, -5.696, -5.078, -4.442, -4.124, -5.074, -4.235, -6.866, -5.204, -6.882, -3.25, -1.358, -6.442], "xaxis": "x", "y": [26.03, 23.87, 25.53, 22.75, 25.83, 24.12, 19.91, 26.19, 25.29, 25.55, 24.24, 29.16, 26.36, 27.35, 22.23, 26.11, 28.06, 27.01, 23.64, 24.12, 24.22, 24.41, 19.92, 25.93, 23.94, 25.83, 24.16, 28.82, 24.85, 20.65, 26.44, 24.8, 22.9, 29.38, 25.51, 25.04, 26.21, 26.56, 23.88, 24.05, 28.31, 23.75, 23.13, 25.85, 24.98, 25.79, 22.7, 20.13, 28.17, 26.98, 25.09, 27.45, 25.74, 28.07, 23.7, 29.35], "yaxis": "y"}, {"hovertemplate": "index=Basophils<br>tsne1=%{x}<br>tsne2=%{y}<extra></extra>", "legendgroup": "Basophils", "marker": {"color": "#FF6692", "line": {"width": 1}, "size": 8, "symbol": "circle"}, "mode": "markers", "name": "Basophils", "orientation": "v", "showlegend": true, "type": "scatter", "x": [-11.36, -11.0, -10.97, -11.54, -10.85, -10.5, -9.888, -9.75, -10.66, -12.13, -10.56, -11.6, -11.4, -9.547, -10.43, -10.39, -11.6, -10.03, -11.48, -10.8, -11.34, -9.479, -12.18, -10.07, -9.819, -11.18, -10.67, -10.47, -10.62, -11.03], "xaxis": "x", "y": [-23.02, -18.73, -19.52, -18.08, -22.88, -19.76, -17.21, -18.84, -20.1, -18.47, -18.95, -19.93, -22.78, -19.52, -18.78, -18.2, -18.4, -19.64, -18.71, -17.81, -17.73, -17.1, -20.93, -20.49, -16.33, -22.9, -23.96, -17.6, -17.03, -17.96], "yaxis": "y"}, {"hovertemplate": "index=DC cells<br>tsne1=%{x}<br>tsne2=%{y}<extra></extra>", "legendgroup": "DC cells", "marker": {"color": "#B6E880", "line": {"width": 1}, "size": 8, "symbol": "circle"}, "mode": "markers", "name": "DC cells", "orientation": "v", "showlegend": true, "type": "scatter", "x": [-8.422, -22.7, -22.6, -6.293, -7.459, -7.597], "xaxis": "x", "y": [-24.91, -13.87, -14.05, -28.18, -25.24, -25.19], "yaxis": "y"}], "layout": {"legend": {"title": {"text": "index"}, "tracegroupgap": 0}, "title": {"text": "tsne (perplexity30)"}, "xaxis": {"anchor": "y", "domain": [0, 1], "title": {"text": "tsne1"}}, "yaxis": {"anchor": "x", "domain": [0, 1], "title": {"text": "tsne2"}}}}
